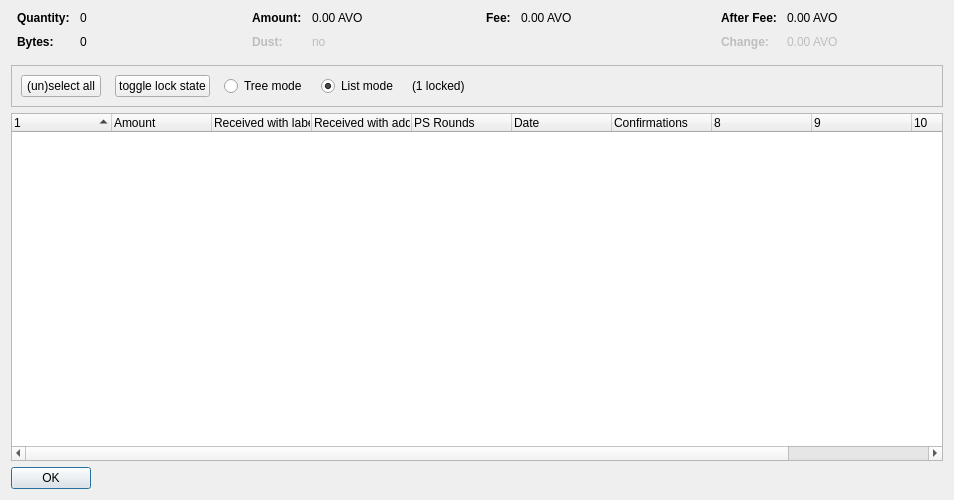
<?xml version="1.0" encoding="UTF-8"?>
<ui version="4.0">
 <class>CoinControlDialog</class>
 <widget class="QDialog" name="CoinControlDialog">
  <property name="geometry">
   <rect>
    <x>0</x>
    <y>0</y>
    <width>954</width>
    <height>500</height>
   </rect>
  </property>
  <property name="windowTitle">
   <string>Coin Selection</string>
  </property>
  <layout class="QVBoxLayout" name="verticalLayout">
   <item>
    <layout class="QHBoxLayout" name="horizontalLayoutTop" stretch="0,0,0,0">
     <property name="topMargin">
      <number>0</number>
     </property>
     <property name="bottomMargin">
      <number>10</number>
     </property>
     <item>
      <layout class="QFormLayout" name="formLayoutCoinControl1">
       <property name="horizontalSpacing">
        <number>10</number>
       </property>
       <property name="verticalSpacing">
        <number>10</number>
       </property>
       <property name="leftMargin">
        <number>6</number>
       </property>
       <property name="rightMargin">
        <number>6</number>
       </property>
       <item row="0" column="0">
        <widget class="QLabel" name="labelCoinControlQuantityText">
         <property name="font">
          <font>
           <weight>75</weight>
           <bold>true</bold>
          </font>
         </property>
         <property name="text">
          <string>Quantity:</string>
         </property>
        </widget>
       </item>
       <item row="0" column="1">
        <widget class="QLabel" name="labelCoinControlQuantity">
         <property name="cursor">
          <cursorShape>IBeamCursor</cursorShape>
         </property>
         <property name="contextMenuPolicy">
          <enum>Qt::ActionsContextMenu</enum>
         </property>
         <property name="text">
          <string notr="true">0</string>
         </property>
         <property name="textInteractionFlags">
          <set>Qt::LinksAccessibleByMouse|Qt::TextSelectableByKeyboard|Qt::TextSelectableByMouse</set>
         </property>
        </widget>
       </item>
       <item row="1" column="0">
        <widget class="QLabel" name="labelCoinControlBytesText">
         <property name="font">
          <font>
           <weight>75</weight>
           <bold>true</bold>
          </font>
         </property>
         <property name="text">
          <string>Bytes:</string>
         </property>
        </widget>
       </item>
       <item row="1" column="1">
        <widget class="QLabel" name="labelCoinControlBytes">
         <property name="cursor">
          <cursorShape>IBeamCursor</cursorShape>
         </property>
         <property name="contextMenuPolicy">
          <enum>Qt::ActionsContextMenu</enum>
         </property>
         <property name="text">
          <string notr="true">0</string>
         </property>
         <property name="textInteractionFlags">
          <set>Qt::LinksAccessibleByMouse|Qt::TextSelectableByKeyboard|Qt::TextSelectableByMouse</set>
         </property>
        </widget>
       </item>
      </layout>
     </item>
     <item>
      <layout class="QFormLayout" name="formLayoutCoinControl2">
       <property name="horizontalSpacing">
        <number>10</number>
       </property>
       <property name="verticalSpacing">
        <number>10</number>
       </property>
       <property name="leftMargin">
        <number>6</number>
       </property>
       <property name="rightMargin">
        <number>6</number>
       </property>
       <item row="0" column="0">
        <widget class="QLabel" name="labelCoinControlAmountText">
         <property name="font">
          <font>
           <weight>75</weight>
           <bold>true</bold>
          </font>
         </property>
         <property name="text">
          <string>Amount:</string>
         </property>
        </widget>
       </item>
       <item row="0" column="1">
        <widget class="QLabel" name="labelCoinControlAmount">
         <property name="cursor">
          <cursorShape>IBeamCursor</cursorShape>
         </property>
         <property name="contextMenuPolicy">
          <enum>Qt::ActionsContextMenu</enum>
         </property>
         <property name="text">
          <string notr="true">0.00 AVO</string>
         </property>
         <property name="textInteractionFlags">
          <set>Qt::LinksAccessibleByMouse|Qt::TextSelectableByKeyboard|Qt::TextSelectableByMouse</set>
         </property>
        </widget>
       </item>
       <item row="1" column="0">
        <widget class="QLabel" name="labelCoinControlLowOutputText">
         <property name="enabled">
          <bool>false</bool>
         </property>
         <property name="font">
          <font>
           <weight>75</weight>
           <bold>true</bold>
          </font>
         </property>
         <property name="text">
          <string>Dust:</string>
         </property>
        </widget>
       </item>
       <item row="1" column="1">
        <widget class="QLabel" name="labelCoinControlLowOutput">
         <property name="enabled">
          <bool>false</bool>
         </property>
         <property name="cursor">
          <cursorShape>IBeamCursor</cursorShape>
         </property>
         <property name="contextMenuPolicy">
          <enum>Qt::ActionsContextMenu</enum>
         </property>
         <property name="text">
          <string notr="true">no</string>
         </property>
         <property name="textInteractionFlags">
          <set>Qt::LinksAccessibleByMouse|Qt::TextSelectableByKeyboard|Qt::TextSelectableByMouse</set>
         </property>
        </widget>
       </item>
      </layout>
     </item>
     <item>
      <layout class="QFormLayout" name="formLayoutCoinControl3">
       <property name="horizontalSpacing">
        <number>10</number>
       </property>
       <property name="verticalSpacing">
        <number>10</number>
       </property>
       <property name="leftMargin">
        <number>6</number>
       </property>
       <property name="rightMargin">
        <number>6</number>
       </property>
       <item row="0" column="0">
        <widget class="QLabel" name="labelCoinControlFeeText">
         <property name="font">
          <font>
           <weight>75</weight>
           <bold>true</bold>
          </font>
         </property>
         <property name="text">
          <string>Fee:</string>
         </property>
        </widget>
       </item>
       <item row="0" column="1">
        <widget class="QLabel" name="labelCoinControlFee">
         <property name="cursor">
          <cursorShape>IBeamCursor</cursorShape>
         </property>
         <property name="contextMenuPolicy">
          <enum>Qt::ActionsContextMenu</enum>
         </property>
         <property name="text">
          <string notr="true">0.00 AVO</string>
         </property>
         <property name="textInteractionFlags">
          <set>Qt::LinksAccessibleByMouse|Qt::TextSelectableByKeyboard|Qt::TextSelectableByMouse</set>
         </property>
        </widget>
       </item>
      </layout>
     </item>
     <item>
      <layout class="QFormLayout" name="formLayoutCoinControl4">
       <property name="horizontalSpacing">
        <number>10</number>
       </property>
       <property name="verticalSpacing">
        <number>10</number>
       </property>
       <property name="leftMargin">
        <number>6</number>
       </property>
       <property name="rightMargin">
        <number>6</number>
       </property>
       <item row="0" column="0">
        <widget class="QLabel" name="labelCoinControlAfterFeeText">
         <property name="font">
          <font>
           <weight>75</weight>
           <bold>true</bold>
          </font>
         </property>
         <property name="text">
          <string>After Fee:</string>
         </property>
        </widget>
       </item>
       <item row="0" column="1">
        <widget class="QLabel" name="labelCoinControlAfterFee">
         <property name="cursor">
          <cursorShape>IBeamCursor</cursorShape>
         </property>
         <property name="contextMenuPolicy">
          <enum>Qt::ActionsContextMenu</enum>
         </property>
         <property name="text">
          <string notr="true">0.00 AVO</string>
         </property>
         <property name="textInteractionFlags">
          <set>Qt::LinksAccessibleByMouse|Qt::TextSelectableByKeyboard|Qt::TextSelectableByMouse</set>
         </property>
        </widget>
       </item>
       <item row="1" column="0">
        <widget class="QLabel" name="labelCoinControlChangeText">
         <property name="enabled">
          <bool>false</bool>
         </property>
         <property name="font">
          <font>
           <weight>75</weight>
           <bold>true</bold>
          </font>
         </property>
         <property name="text">
          <string>Change:</string>
         </property>
        </widget>
       </item>
       <item row="1" column="1">
        <widget class="QLabel" name="labelCoinControlChange">
         <property name="enabled">
          <bool>false</bool>
         </property>
         <property name="cursor">
          <cursorShape>IBeamCursor</cursorShape>
         </property>
         <property name="contextMenuPolicy">
          <enum>Qt::ActionsContextMenu</enum>
         </property>
         <property name="text">
          <string notr="true">0.00 AVO</string>
         </property>
         <property name="textInteractionFlags">
          <set>Qt::LinksAccessibleByMouse|Qt::TextSelectableByKeyboard|Qt::TextSelectableByMouse</set>
         </property>
        </widget>
       </item>
      </layout>
     </item>
    </layout>
   </item>
   <item>
    <widget class="QFrame" name="frame">
     <property name="minimumSize">
      <size>
       <width>0</width>
       <height>40</height>
      </size>
     </property>
     <property name="frameShape">
      <enum>QFrame::StyledPanel</enum>
     </property>
     <property name="frameShadow">
      <enum>QFrame::Sunken</enum>
     </property>
     <layout class="QHBoxLayout" name="horizontalLayout">
      <item>
       <layout class="QHBoxLayout" name="horizontalLayoutPanel" stretch="0,0,0,0,0,0">
        <property name="spacing">
         <number>14</number>
        </property>
        <item>
         <widget class="QPushButton" name="pushButtonSelectAll">
          <property name="sizePolicy">
           <sizepolicy hsizetype="Maximum" vsizetype="Fixed">
            <horstretch>0</horstretch>
            <verstretch>0</verstretch>
           </sizepolicy>
          </property>
          <property name="text">
           <string>(un)select all</string>
          </property>
          <property name="autoDefault">
           <bool>false</bool>
          </property>
         </widget>
        </item>
        <item>
         <widget class="QPushButton" name="pushButtonToggleLock">
          <property name="sizePolicy">
           <sizepolicy hsizetype="Maximum" vsizetype="Fixed">
            <horstretch>0</horstretch>
            <verstretch>0</verstretch>
           </sizepolicy>
          </property>
          <property name="text">
           <string>toggle lock state</string>
          </property>
          <property name="autoDefault">
           <bool>false</bool>
          </property>
         </widget>
        </item>
        <item>
         <widget class="QRadioButton" name="radioTreeMode">
          <property name="sizePolicy">
           <sizepolicy hsizetype="Maximum" vsizetype="Fixed">
            <horstretch>0</horstretch>
            <verstretch>0</verstretch>
           </sizepolicy>
          </property>
          <property name="text">
           <string>Tree mode</string>
          </property>
         </widget>
        </item>
        <item>
         <widget class="QRadioButton" name="radioListMode">
          <property name="sizePolicy">
           <sizepolicy hsizetype="Maximum" vsizetype="Fixed">
            <horstretch>0</horstretch>
            <verstretch>0</verstretch>
           </sizepolicy>
          </property>
          <property name="text">
           <string>List mode</string>
          </property>
          <property name="checked">
           <bool>true</bool>
          </property>
         </widget>
        </item>
        <item>
         <widget class="QLabel" name="labelLocked">
          <property name="text">
           <string>(1 locked)</string>
          </property>
         </widget>
        </item>
        <item>
         <spacer name="horizontalSpacer">
          <property name="orientation">
           <enum>Qt::Horizontal</enum>
          </property>
          <property name="sizeHint" stdset="0">
           <size>
            <width>40</width>
            <height>20</height>
           </size>
          </property>
         </spacer>
        </item>
       </layout>
      </item>
     </layout>
    </widget>
   </item>
   <item>
    <widget class="CoinControlTreeWidget" name="treeWidget">
     <property name="contextMenuPolicy">
      <enum>Qt::CustomContextMenu</enum>
     </property>
     <property name="sortingEnabled">
      <bool>false</bool>
     </property>
     <property name="columnCount">
      <number>11</number>
     </property>
     <attribute name="headerShowSortIndicator" stdset="0">
      <bool>true</bool>
     </attribute>
     <attribute name="headerStretchLastSection">
      <bool>false</bool>
     </attribute>
     <column>
      <property name="text">
       <string/>
      </property>
     </column>
     <column>
      <property name="text">
       <string>Amount</string>
      </property>
     </column>
     <column>
      <property name="text">
       <string>Received with label</string>
      </property>
     </column>
     <column>
      <property name="text">
       <string>Received with address</string>
      </property>
     </column>
     <column>
      <property name="text">
       <string>PS Rounds</string>
      </property>
     </column>
     <column>
      <property name="text">
       <string>Date</string>
      </property>
     </column>
     <column>
      <property name="text">
       <string>Confirmations</string>
      </property>
      <property name="toolTip">
       <string>Confirmed</string>
      </property>
     </column>
     <column>
      <property name="text">
       <string/>
      </property>
     </column>
     <column>
      <property name="text">
       <string/>
      </property>
     </column>
     <column>
      <property name="text">
       <string/>
      </property>
     </column>
     <column>
      <property name="text">
       <string/>
      </property>
     </column>
    </widget>
   </item>
   <item>
    <widget class="QDialogButtonBox" name="buttonBox">
     <property name="sizePolicy">
      <sizepolicy hsizetype="Maximum" vsizetype="Fixed">
       <horstretch>0</horstretch>
       <verstretch>0</verstretch>
      </sizepolicy>
     </property>
     <property name="orientation">
      <enum>Qt::Horizontal</enum>
     </property>
     <property name="standardButtons">
      <set>QDialogButtonBox::Ok</set>
     </property>
    </widget>
   </item>
  </layout>
 </widget>
 <customwidgets>
  <customwidget>
   <class>CoinControlTreeWidget</class>
   <extends>QTreeWidget</extends>
   <header>coincontroltreewidget.h</header>
  </customwidget>
 </customwidgets>
 <resources/>
 <connections/>
</ui>
